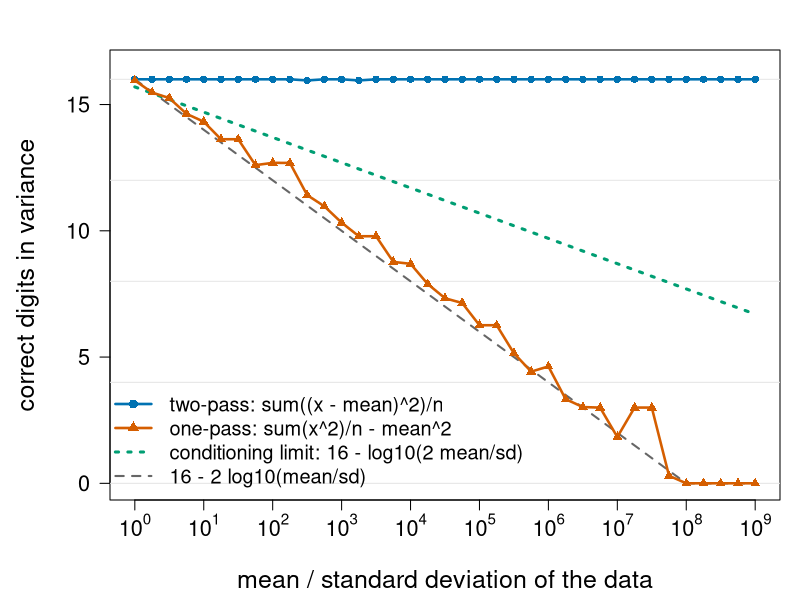
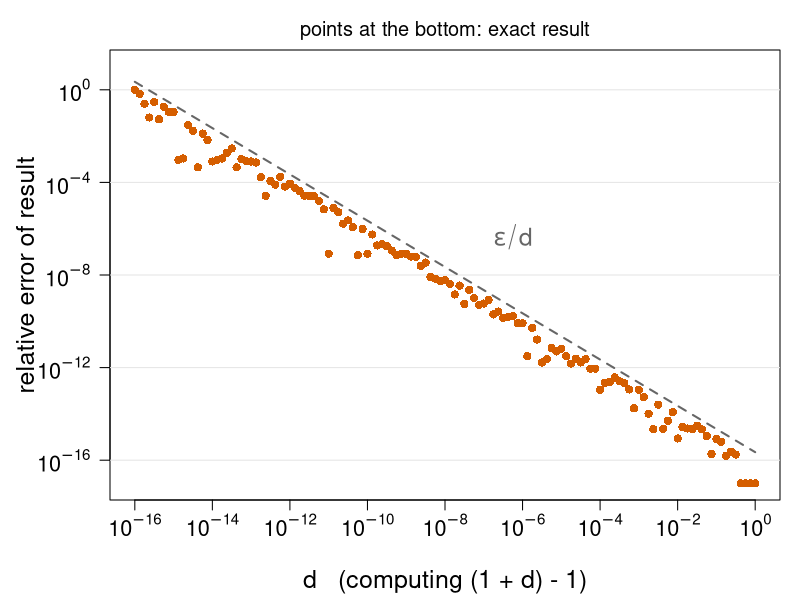
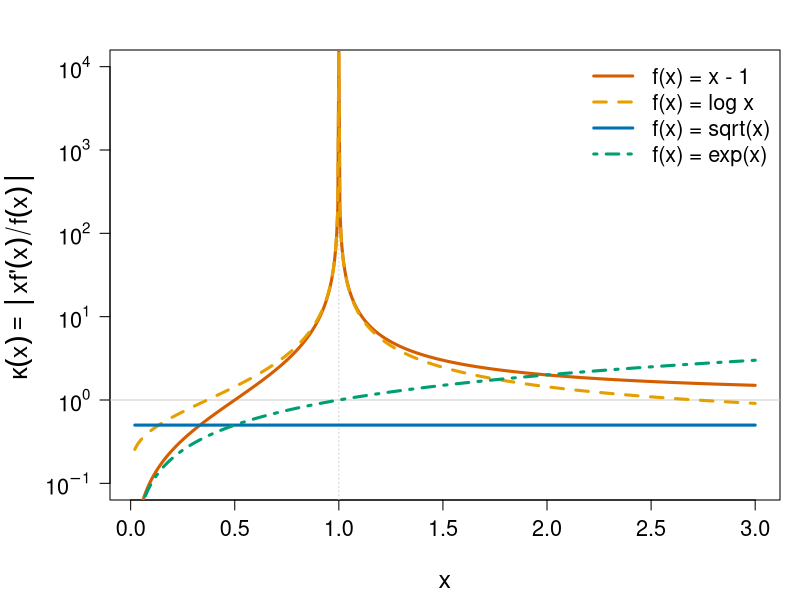
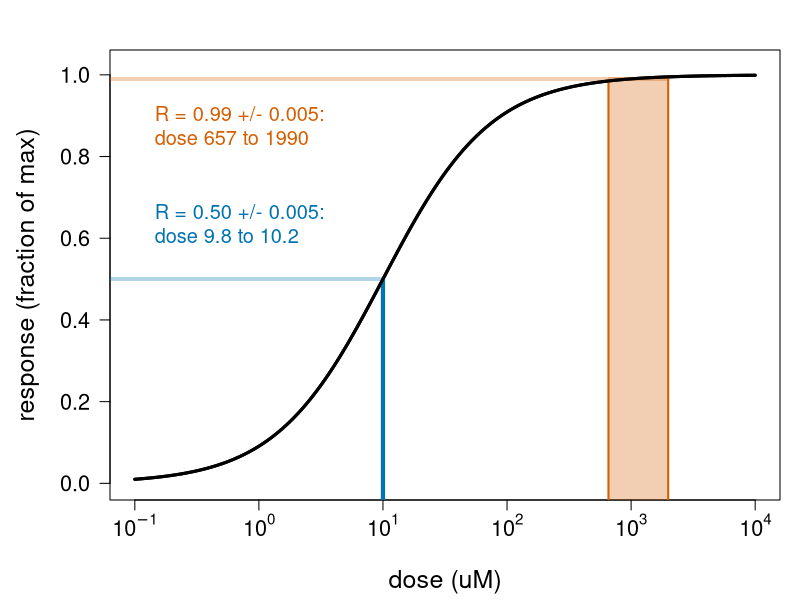
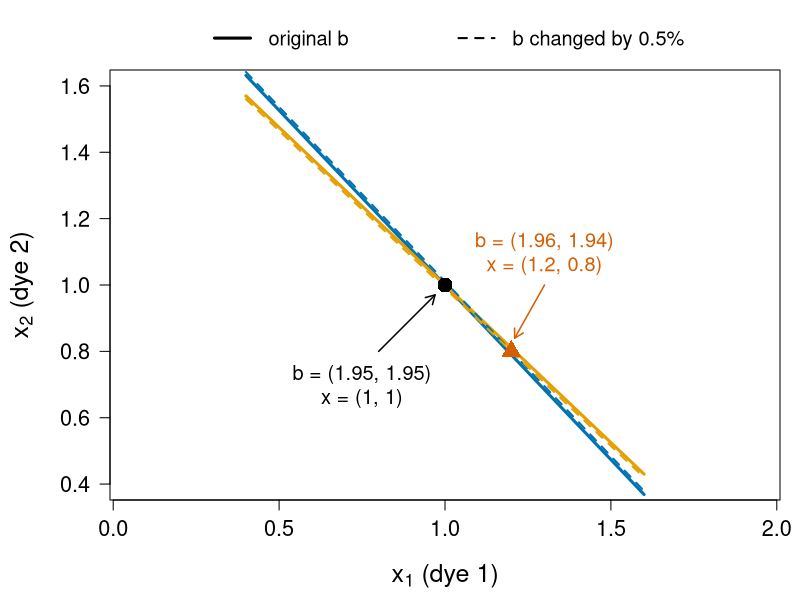

Here is the R script that generated these plots, in order:
# Figures for the error-conditioning/ unit ("Error, conditioning and stability").
#
# Re-run by hand from this folder (it is NOT run by `quarto render`):
#   cd error-conditioning && Rscript make-error-conditioning-figs.R
#
# Base R only (grDevices::svg needs cairo). All data are simulated or exact
# formulas; the code mirrors the code on the slides and in the exercise.
# Writes fig01-...svg to fig05-...svg into this folder.

## ---- colours (Okabe-Ito, colour-blind safe) ----------------------------------
col_bad  <- "#D55E00"   # vermillion: unstable / naive
col_good <- "#0072B2"   # blue: stable / rewritten
col_3    <- "#009E73"   # green
col_4    <- "#E69F00"   # orange
col_grey <- "grey40"

open_svg <- function(file, w = 8, h = 5) {
  svg(file, width = w, height = h)
  par(mar = c(5, 5.5, 2.5, 1), cex.lab = 1.5, cex.axis = 1.3, cex.main = 1.5,
      las = 1, mgp = c(3.6, 1, 0))
}
log_axis <- function(side, at) {
  axis(side, at = at, labels = parse(text = paste0("10^", log10(at))))
}
eps <- .Machine$double.eps

## ---- fig01: digits lost by the one-pass variance ----------------------------
# Data: mean m, sd 1 (so m/sd = m). Correct digits = -log10(relative error).
set.seed(1)
z <- rnorm(1000)
z <- (z - mean(z)) / sd(z)               # exactly sd 1 (up to rounding)
ratios <- 10^seq(0, 9, by = 0.25)
digits <- function(est, true) pmin(16, -log10(pmax(abs(est - true) / true, 1e-17)))
d_one <- d_two <- numeric(length(ratios))
for (i in seq_along(ratios)) {
  x <- ratios[i] + z
  n <- length(x)
  zs <- x - ratios[i]                     # exact: the data as actually stored
  true <- sum((zs - mean(zs))^2) / n      # shift-free reference
  d_one[i] <- digits(sum(x^2) / n - mean(x)^2, true)
  d_two[i] <- digits(sum((x - mean(x))^2) / n, true)
}
open_svg("fig01-onepass-digits.svg")
plot(ratios, d_one, log = "x", type = "n", ylim = c(0, 16.5), xaxt = "n",
     xlab = "mean / standard deviation of the data",
     ylab = "correct digits in variance")
log_axis(1, 10^seq(0, 9, by = 1))
abline(h = seq(0, 16, by = 4), col = "grey90")
lines(ratios, pmax(0, 16 - 2 * log10(ratios)), lty = 2, col = col_grey, lwd = 2)
lines(ratios, 16 - log10(2 * ratios), lty = 3, col = col_3, lwd = 3)   # conditioning limit
lines(ratios, d_two, type = "o", pch = 16, col = col_good, lwd = 2.5)
lines(ratios, d_one, type = "o", pch = 17, col = col_bad, lwd = 2.5)
legend("bottomleft", bty = "n", cex = 1.2, lwd = c(2.5, 2.5, 3, 2),
       lty = c(1, 1, 3, 2), pch = c(16, 17, NA, NA),
       col = c(col_good, col_bad, col_3, col_grey),
       legend = c("two-pass: sum((x - mean)^2)/n", "one-pass: sum(x^2)/n - mean^2",
                  "conditioning limit: 16 - log10(2 mean/sd)",
                  "16 - 2 log10(mean/sd)"))
invisible(dev.off())

## ---- fig02: cancellation in (1 + d) - 1 --------------------------------------
d <- 10^seq(-16, 0, by = 0.125)
relerr <- abs(((1 + d) - 1) - d) / d
relerr[relerr == 0] <- 1e-17
open_svg("fig02-cancellation.svg")
plot(d, relerr, log = "xy", type = "n", xaxt = "n", yaxt = "n",
     ylim = c(1e-17, 10), xlab = "d   (computing (1 + d) - 1)",
     ylab = "relative error of result")
log_axis(1, 10^seq(-16, 0, by = 2)); log_axis(2, 10^seq(-16, 0, by = 4))
abline(h = 10^seq(-16, 0, by = 4), col = "grey90")
lines(d, eps / d, lty = 2, col = col_grey, lwd = 2)
points(d, relerr, pch = 16, col = col_bad, cex = 1.1)
text(1e-7, 3e-7, expression(epsilon / d), cex = 1.5, col = col_grey, pos = 4)
mtext("points at the bottom: exact result", side = 3, line = 0.5, cex = 1.2)
invisible(dev.off())

## ---- fig03: condition numbers of simple functions ----------------------------
xx <- seq(0.02, 3, length.out = 600)
k_sub  <- abs(xx / (xx - 1))
k_log  <- abs(1 / log(xx))
k_sqrt <- rep(0.5, length(xx))
k_exp  <- abs(xx)
open_svg("fig03-kappa.svg")
plot(xx, k_sub, log = "y", type = "n", ylim = c(0.1, 1e4), yaxt = "n",
     xlab = "x", ylab = expression(kappa(x) == group("|", x * f * "'" * (x) / f(x), "|")))
log_axis(2, 10^(-1:4))
abline(h = 1, col = "grey80"); abline(v = 1, col = "grey80", lty = 3)
lines(xx, k_sub,  col = col_bad,  lwd = 3)
lines(xx, k_log,  col = col_4,    lwd = 3, lty = 2)
lines(xx, k_sqrt, col = col_good, lwd = 3)
lines(xx, k_exp,  col = col_3,    lwd = 3, lty = 4)
legend("topright", bty = "n", cex = 1.3, lwd = 3, lty = c(1, 2, 1, 4),
       col = c(col_bad, col_4, col_good, col_3),
       legend = c("f(x) = x - 1", "f(x) = log x", "f(x) = sqrt(x)", "f(x) = exp(x)"))
invisible(dev.off())

## ---- fig04: inferring dose from a response near the plateau -----------------
K <- 10                                   # half-saturation dose (uM)
resp <- function(D) D / (K + D)
dose <- function(R) K * R / (1 - R)
D <- 10^seq(-1, 4, length.out = 400)
open_svg("fig04-dose-plateau.svg", w = 9, h = 5)
plot(D, resp(D), log = "x", type = "l", lwd = 3, xaxt = "n", ylim = c(0, 1.02),
     xlab = "dose (uM)", ylab = "response (fraction of max)")
log_axis(1, 10^(-1:4))
band <- function(R0, dR, col) {
  Dlo <- dose(R0 - dR); Dhi <- dose(R0 + dR)
  y0 <- par("usr")[3]; x0 <- 10^par("usr")[1]
  rect(x0, R0 - dR, Dhi, R0 + dR, col = adjustcolor(col, 0.3), border = NA)
  rect(Dlo, y0, Dhi, R0 + dR, col = adjustcolor(col, 0.3), border = NA)
  segments(Dlo, R0 - dR, Dlo, y0, col = col, lwd = 2)
  segments(Dhi, R0 + dR, Dhi, y0, col = col, lwd = 2)
}
band(0.50, 0.005, col_good)
band(0.99, 0.005, col_bad)
lines(D, resp(D), lwd = 3)
text(0.12, 0.62, "R = 0.50 +/- 0.005:\ndose 9.8 to 10.2", pos = 4, cex = 1.2, col = col_good)
text(0.12, 0.86, "R = 0.99 +/- 0.005:\ndose 657 to 1990", pos = 4, cex = 1.2, col = col_bad)
invisible(dev.off())

## ---- fig05: 2x2 teaser, nearly parallel lines --------------------------------
# A x = b with A = [1 0.95; 0.95 1]: two nearly parallel lines.
open_svg("fig05-two-lines.svg", w = 7, h = 5.5)
par(mar = c(5, 5.5, 3.5, 1))
plot(NA, xlim = c(0.4, 1.6), ylim = c(0.4, 1.6), asp = 1,
     xlab = expression(x[1] ~ "(dye 1)"), ylab = expression(x[2] ~ "(dye 2)"))
x1 <- seq(0.4, 1.6, length.out = 50)
u <- par("usr"); clip(u[1], u[2], u[3], u[4])
line_y <- function(a, c, b) (b - a * x1) / c          # a x1 + c x2 = b
lines(x1, line_y(1, 0.95, 1.95), col = col_good, lwd = 3)
lines(x1, line_y(0.95, 1, 1.95), col = col_4, lwd = 3)
lines(x1, line_y(1, 0.95, 1.96), col = col_good, lwd = 2, lty = 2)
lines(x1, line_y(0.95, 1, 1.94), col = col_4, lwd = 2, lty = 2)
points(1, 1, pch = 16, cex = 2); points(1.2, 0.8, pch = 17, cex = 2, col = col_bad)
text(0.75, 0.7, "b = (1.95, 1.95)\nx = (1, 1)", cex = 1.2)
text(1.3, 1.1, "b = (1.96, 1.94)\nx = (1.2, 0.8)", cex = 1.2, col = col_bad)
arrows(0.8, 0.8, 0.97, 0.97, length = 0.1, lwd = 1.5)
arrows(1.3, 1.0, 1.21, 0.84, length = 0.1, lwd = 1.5, col = col_bad)
u <- par("usr"); clip(u[1], u[2], u[3] - 1, u[4] + 1)
legend("top", inset = c(0, -0.13), xpd = NA, horiz = TRUE, bty = "n", cex = 1.2,
       lwd = c(3, 2), lty = c(1, 2), legend = c("original b", "b changed by 0.5%"))
invisible(dev.off())

cat("wrote fig01-fig05\n")
